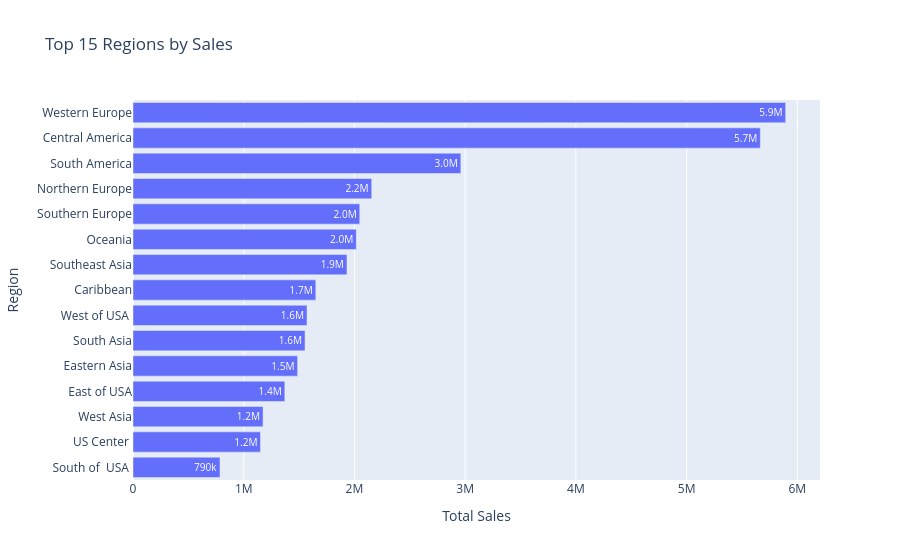

Here is the notebook cell this chart was saved with:
### Code cell
fig = px.bar(
    region_sales.head(15).sort_values("Sales"),
    x="Sales",
    y="Order Region",
    orientation="h",
    text_auto=".2s",
    title="Top 15 Regions by Sales"
)

fig.update_layout(
    xaxis_title="Total Sales",
    yaxis_title="Region"
)

fig.show()

### Figure 1 — Plotly figure (JSON) as saved in the notebook; plotly's stock layout.template omitted (floating-point values rounded to 4 significant figures)
{"data": [{"hovertemplate": "Sales=%{x}<br>Order Region=%{y}<extra></extra>", "legendgroup": "", "marker": {"color": "#636efa", "pattern": {"shape": ""}}, "name": "", "orientation": "h", "showlegend": false, "textposition": "auto", "texttemplate": "%{x:.2s}", "type": "bar", "x": [785800.0, 1151000.0, 1175000.0, 1371000.0, 1486000.0, 1554000.0, 1571000.0, 1651000.0, 1932000.0, 2017000.0, 2048000.0, 2156000.0, 2961000.0, 5666000.0, 5894000.0], "xaxis": "x", "y": ["South of  USA ", "US Center ", "West Asia", "East of USA", "Eastern Asia", "South Asia", "West of USA ", "Caribbean", "Southeast Asia", "Oceania", "Southern Europe", "Northern Europe", "South America", "Central America", "Western Europe"], "yaxis": "y"}], "layout": {"barmode": "relative", "legend": {"tracegroupgap": 0}, "title": {"text": "Top 15 Regions by Sales"}, "xaxis": {"anchor": "y", "domain": [0, 1], "title": {"text": "Total Sales"}}, "yaxis": {"anchor": "x", "domain": [0, 1], "title": {"text": "Region"}}}}
